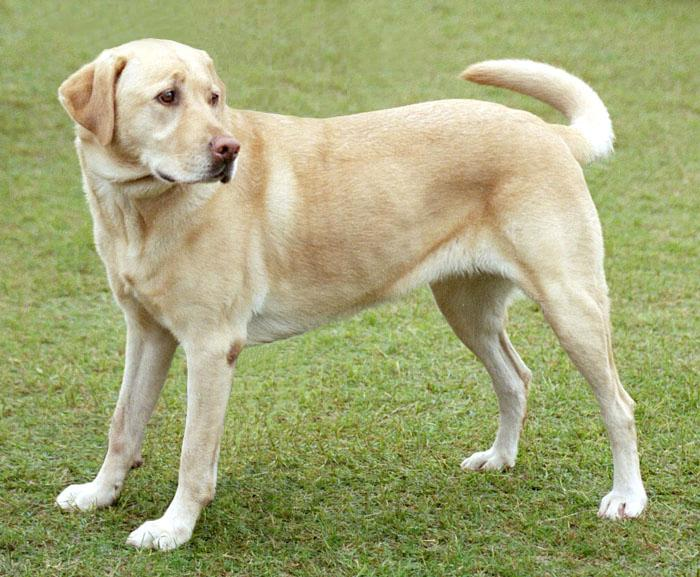
#> input picture scripts/figures/photos/ch06_dog.jpg, 700 x 577 px
$ python ch06_one_hot.py
#> lines starting #> are read from the running program, lines starting #| are printed output that depends on the picture
### scripts/figures/ch05_sigmoid_animation.py
"""시그모이드에서 입력 z에 따라 분모와 출력이 변하는 GIF를 만든다.

실행: python3 scripts/figures/ch05_sigmoid_animation.py
출력:
  site/public/images/notes/easy-deep-learning-ch04/sigmoid-input.gif
  site/public/images/notes/easy-deep-learning-ch04/sigmoid-input-decrease.gif
"""
from pathlib import Path

import matplotlib

matplotlib.use("Agg")
import matplotlib.pyplot as plt
import numpy as np
from matplotlib import font_manager
from matplotlib.animation import FuncAnimation, PillowWriter


OUT_DIR = (
    Path(__file__).resolve().parents[2]
    / "site/public/images/notes/easy-deep-learning-ch04"
)
BLUE = "#315f7d"
ORANGE = "#e6772e"
GRAY = "#d7dce0"
DARK = "#292929"


def set_korean_font():
    candidates = (
        "/usr/share/fonts/opentype/noto/NotoSansCJK-Regular.ttc",
        "/usr/share/fonts/truetype/nanum/NanumGothic.ttf",
        "/System/Library/Fonts/AppleSDGothicNeo.ttc",
        "C:/Windows/Fonts/malgun.ttf",
    )
    for path in candidates:
        if Path(path).exists():
            font_manager.fontManager.addfont(path)
            plt.rcParams["font.family"] = font_manager.FontProperties(fname=path).get_name()
            return


def sigmoid(z):
    return 1 / (1 + np.exp(-z))


# [73 lines left out: functions render, main, not called in this run]


# [2 lines that do not run on import are left out]

### scripts/figures/ch06_one_hot.py
"""다중분류 글의 원-핫 인코딩 PNG를 만든다. 동물 사진마다 정답 자리만 1인 벡터를 붙인다.

실행: python3 scripts/figures/ch06_one_hot.py
사진 출처와 라이선스는 site/public/images/notes/easy-deep-learning-ch05/SOURCES.md에 있다.
"""
from pathlib import Path

import matplotlib

matplotlib.use("Agg")
import matplotlib.pyplot as plt
from matplotlib.patches import FancyArrowPatch, Rectangle
from PIL import Image

from ch05_sigmoid_animation import set_korean_font


HERE = Path(__file__).resolve().parent
OUT = HERE.parents[1] / "site/public/images/notes/easy-deep-learning-ch05/one-hot-encoding.png"
CLASSES = ["강아지", "고양이", "토끼"]
# (사진 파일, 정사각형 자르기 영역 left, top, size의 원본 대비 비율)
PHOTOS = [
    ("ch06_dog.jpg", (0.0, 0.0, 1.0)),
    ("ch06_cat.jpg", (0.08, 0.12, 0.84)),
    ("ch06_rabbit.jpg", (0.0, 0.08, 1.0)),
]
BLACK = "#222222"
GRAY = "#9a9a9a"


def square(path, crop):
    img = Image.open(HERE / "photos" / path).convert("RGB")
    left, top, size = crop
    side = int(min(img.size) * size)
    x0, y0 = int(img.width * left), int(img.height * top)
    return img.crop((x0, y0, x0 + side, y0 + side)).resize((400, 400), Image.LANCZOS)


def main():
    set_korean_font()
    fig = plt.figure(figsize=(6.2, 6.2), dpi=200, facecolor="white")
    ax = fig.add_axes([0, 0, 1, 1])
    ax.set(xlim=(0, 6.2), ylim=(0, 6.2))
    ax.axis("off")

    cell, gap = 0.78, 0.12
    x_cells = 3.1
    ax.text(x_cells + 1.5 * cell + gap, 5.85, "정답 벡터", ha="center", va="center",
            fontsize=14, color=BLACK, weight="bold")
    for k, name in enumerate(CLASSES):
        ax.text(x_cells + k * (cell + gap) + cell / 2, 5.4, name, ha="center", va="center",
                fontsize=12, color="#555555")

    for row, (path, crop) in enumerate(PHOTOS):
        y = 3.75 - row * 1.75
        ax.imshow(square(path, crop), extent=(0.3, 1.8, y, y + 1.5), zorder=1)
#> in square, img is the input picture: PIL image 700x577 RGB; mean R, G, B 163.6, 167.6, 118.9
#> in square, `return img.crop((x0, y0, x0 + side, y0 + side)).resize((400, 400), Ima..`:
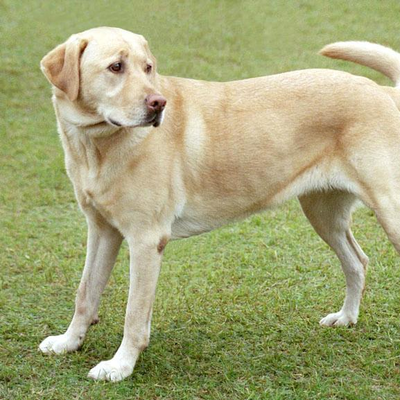
#> returned value: PIL image 400x400 RGB; mean R, G, B 163.6, 166.2, 118.8
        ax.add_patch(FancyArrowPatch((2.1, y + 0.75), (2.85, y + 0.75), arrowstyle="-|>",
                                     mutation_scale=18, color=GRAY, linewidth=1.6))
        for k in range(len(CLASSES)):
            x = x_cells + k * (cell + gap)
            hot = k == row
            ax.add_patch(Rectangle((x, y + 0.75 - cell / 2), cell, cell,
                                   facecolor=BLACK if hot else "white",
                                   edgecolor=BLACK if hot else "#c4c4c4", linewidth=1.2))
            ax.text(x + cell / 2, y + 0.75, "1" if hot else "0", ha="center", va="center",
                    fontsize=18, color="white" if hot else GRAY, weight="bold" if hot else None)
#> pass 2 of the loop in main, `for row, (path, crop) in enumerate(PHOTOS):`:
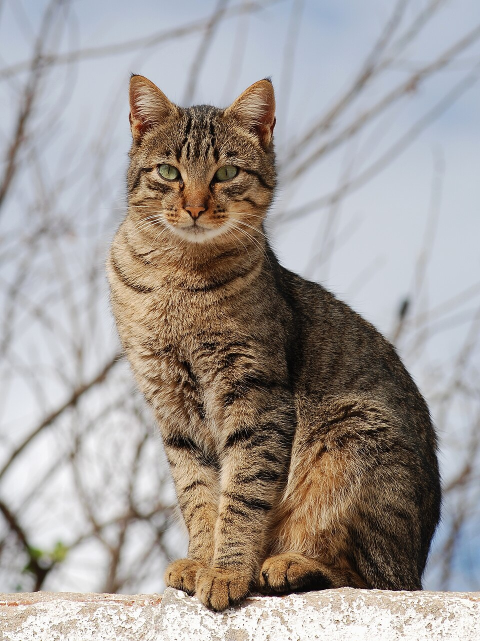
#> input picture scripts/figures/photos/ch06_cat.jpg, 960 x 1282 px (shown at 1/2 size)
#> in square, img is the input picture: PIL image 960x1282 RGB; mean R, G, B 161.7, 154.8, 150.5
#> in square (call 2), `return img.crop((x0, y0, x0 + side, y0 + side)).resize((400, 400), Ima..`:
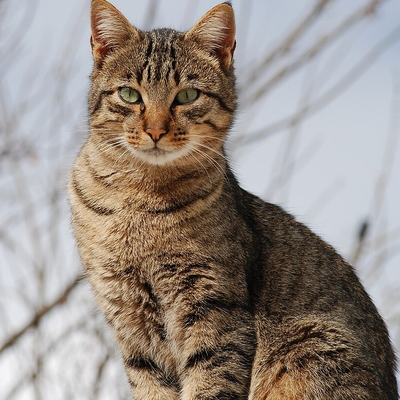
#> returned value: PIL image 400x400 RGB; mean R, G, B 151.2, 141.2, 134
#> pass 3 of the loop in main, `for row, (path, crop) in enumerate(PHOTOS):`:
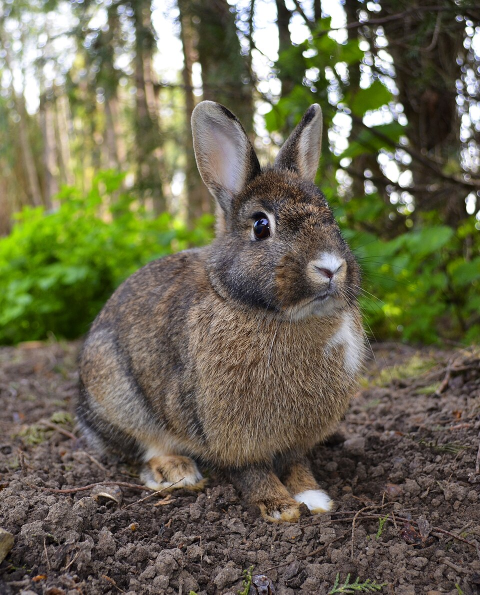
#> input picture scripts/figures/photos/ch06_rabbit.jpg, 960 x 1189 px (shown at 1/2 size)
#> in square, img is the input picture: PIL image 960x1189 RGB; mean R, G, B 107.4, 104.8, 82.2
#> in square (call 3), `return img.crop((x0, y0, x0 + side, y0 + side)).resize((400, 400), Ima..`:
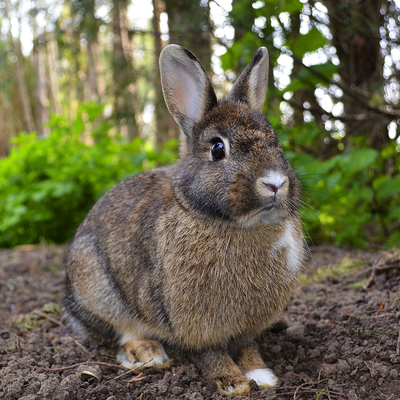
#> returned value: PIL image 400x400 RGB; mean R, G, B 108, 106, 79.6

    fig.savefig(OUT, facecolor="white")
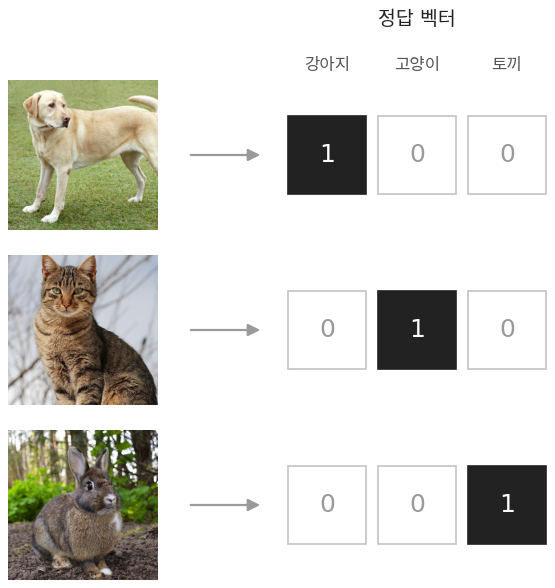
#> figure drawn by matplotlib, 1 panel
    plt.close(fig)


if __name__ == "__main__":
    main()
